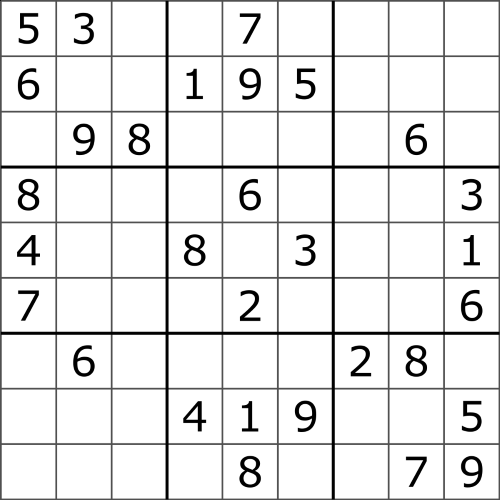
#> input picture PIVR/OpenCV/Tutorials/sudokuTest.png, 500 x 500 px, given in place of the camera
$ python ImageProcessingTest.py   (older library calls are emulated)
#> lines starting #> are read from the running program, lines starting #| are printed output that depends on the picture; after the words box and inside, x2 and y2 are one past the last pixel; in counts of white or black regions, pixels touching at a corner belong together
import numpy as np
import cv2

def nothing(x):
    pass

cap = cv2.VideoCapture(0)

cv2.namedWindow('controls', cv2.WINDOW_AUTOSIZE)

cv2.createTrackbar('a', 'controls', 0, 255, nothing)
cv2.createTrackbar('b', 'controls', 0, 255, nothing)
cv2.createTrackbar('c', 'controls', 0, 25, nothing)

cv2.setTrackbarPos('a', 'controls', 100)
cv2.setTrackbarPos('b', 'controls', 200)
cv2.setTrackbarPos('c', 'controls', 3)

while True:
    ret, frame = cap.read()
#> frame is the input picture: shape (500, 500, 3); min 0, max 255, mean 231.9

    a = cv2.getTrackbarPos('a', 'controls')
    b = cv2.getTrackbarPos('b', 'controls')
    c = cv2.getTrackbarPos('c', 'controls')

    if a % 2 == 0:
        cv2.setTrackbarPos('a', 'controls', a + 1)
        a += 1

    srcGray = cv2.cvtColor(frame, cv2.COLOR_BGR2GRAY)
    blur = cv2.bilateralFilter(srcGray,9,10,75)
    th3 = cv2.adaptiveThreshold(blur, 255, cv2.ADAPTIVE_THRESH_GAUSSIAN_C,
                                cv2.THRESH_BINARY, a, b)
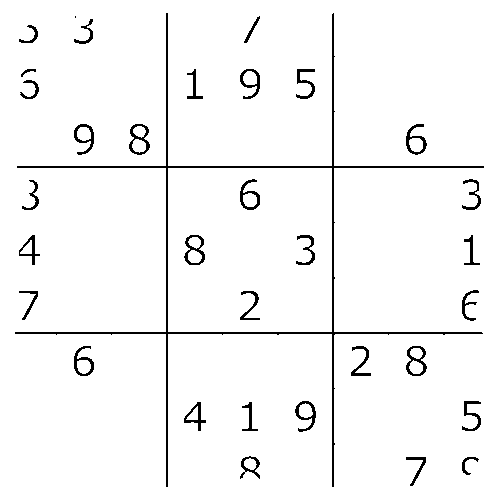
#> th3: shape (500, 500); 96.4% white; black in thin lines or dots, all inside (x1, y1, x2, y2) = (15, 13, 484, 487)
    edges = cv2.Canny(blur, a, b, 3)
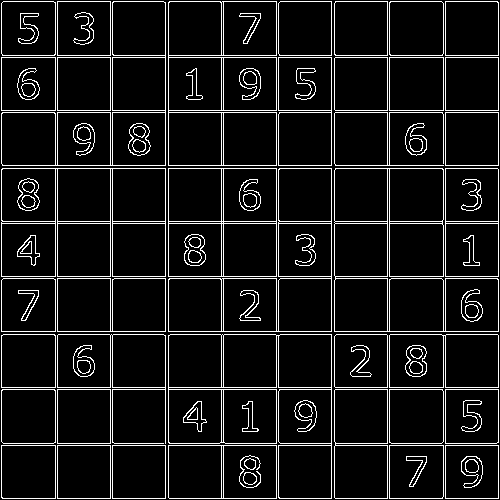
#> edges: shape (500, 500); 8.8% white in thin lines or dots
    # ret1, thresh = cv2.threshold(srcGray, 127, 255, 0)
    contours, hierarchy = cv2.findContours(edges, cv2.RETR_TREE, cv2.CHAIN_APPROX_SIMPLE)
#> contours = 238 contours, 1 with area under 20; largest, box (x1, y1, x2, y2) and area: (168, 334, 332, 499) 20025, (334, 168, 499, 332) 20025, (1, 168, 166, 277) 17280, (168, 1, 277, 166) 17280, (168, 168, 332, 332) 14254

    print(len(contours))
#| 238
    img = cv2.drawContours(frame, contours, -1, (0, 255, 0), 1)
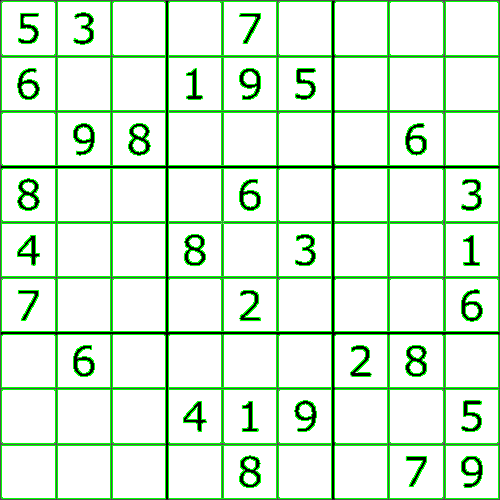
#> img: shape (500, 500, 3); mean B, G, R 217.7, 240, 217.7

    cv2.namedWindow('dst', cv2.WINDOW_AUTOSIZE)
    cv2.imshow('dst', edges)

    # [23 lines of commented-out code are left out]

    if cv2.waitKey(1) & 0xFF == ord('q'):
#> (key q is pressed here)
        break

cap.release()
cv2.destroyAllWindows()
